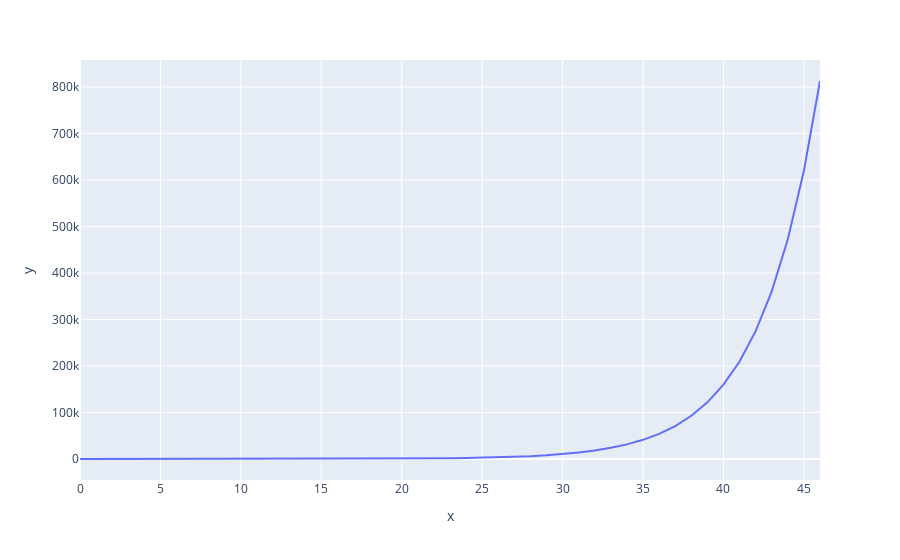

The notebook cell this image was saved under:
### Code cell
int_fig = px.line(x=xdata_pred, y=y_data_pred)
int_fig.show()

### Figure 1 — Plotly figure (JSON) as saved in the notebook; plotly's stock layout.template omitted (floating-point values rounded to 4 significant figures)
{"data": [{"hovertemplate": "x=%{x}<br>y=%{y}<extra></extra>", "legendgroup": "", "line": {"color": "#636efa", "dash": "solid"}, "mode": "lines", "name": "", "showlegend": false, "type": "scatter", "x": [0, 2, 3, 4, 6, 7, 8, 9, 10, 11, 12, 13, 14, 15, 16, 17, 18, 19, 20, 21, 22, 23, 24, 25, 26, 27, 28, 29, 30, 31, 32, 33, 34, 35, 36, 37, 38, 39, 40, 41, 42, 43, 44, 45, 46], "xaxis": "x", "y": [3.126, 5.376, 7.05, 9.245, 15.9, 20.85, 27.34, 35.85, 47.01, 61.65, 80.85, 106.0, 139.0, 182.3, 239.1, 313.5, 411.1, 539.1, 707.0, 927.1, 1216.0, 1594.0, 2091.0, 2742.0, 3595.0, 4715.0, 6182.0, 8107.0, 10630.0, 13940.0, 18280.0, 23970.0, 31440.0, 41230.0, 54060.0, 70900.0, 92970.0, 121900.0, 159900.0, 209600.0, 274900.0, 360500.0, 472800.0, 620000.0, 813000.0], "yaxis": "y"}], "layout": {"legend": {"tracegroupgap": 0}, "margin": {"t": 60}, "xaxis": {"anchor": "y", "domain": [0, 1], "title": {"text": "x"}}, "yaxis": {"anchor": "x", "domain": [0, 1], "title": {"text": "y"}}}}
